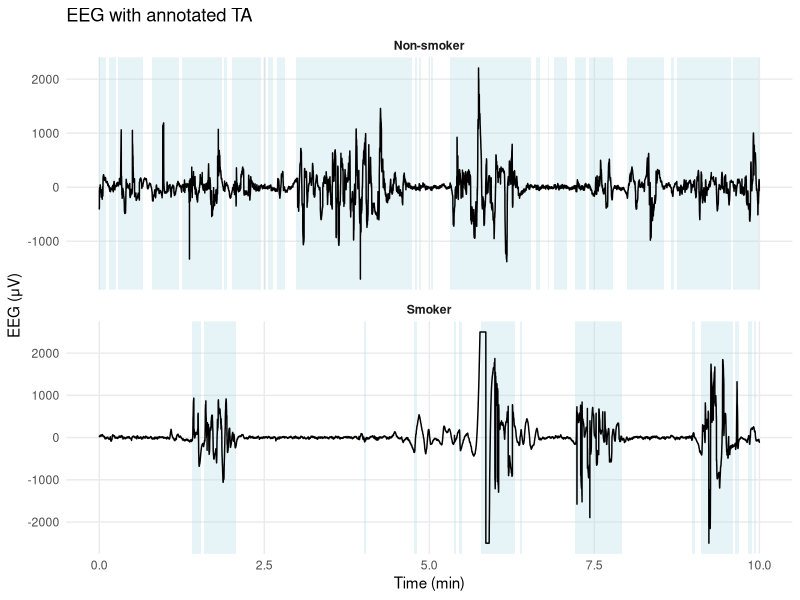
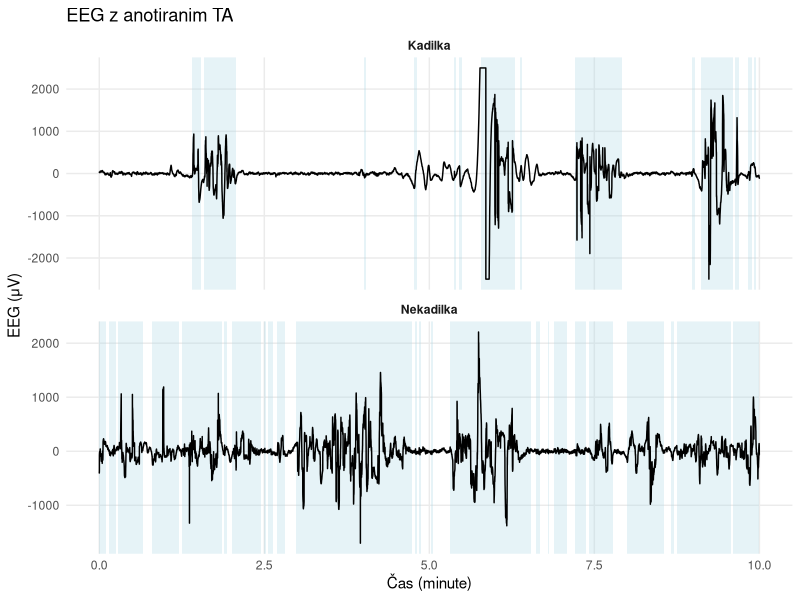
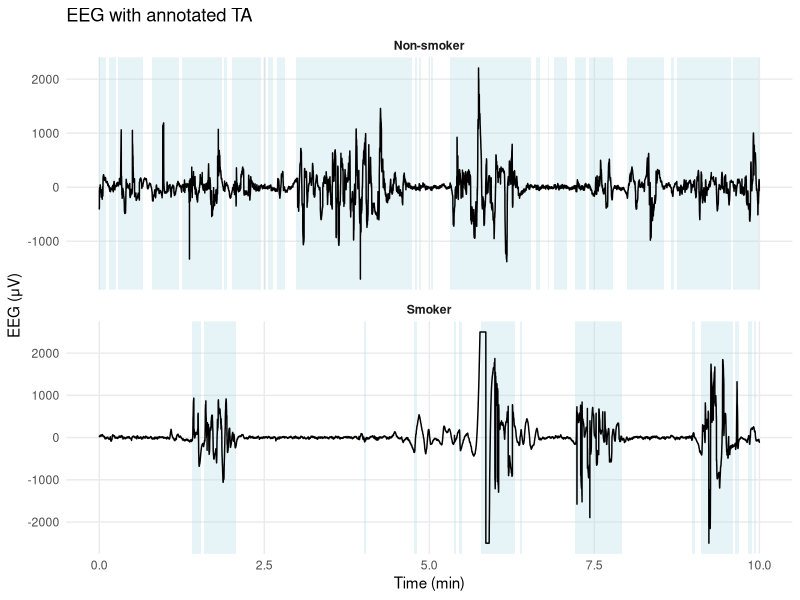
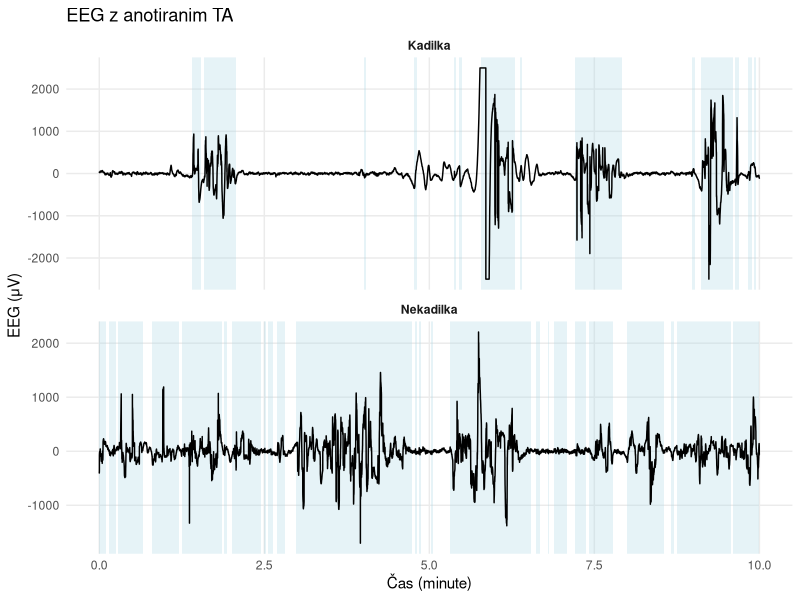

The R script that drew these images, in order:
# libraries and utils ----------------------------------------------------------
library(tidyverse)
library(ggplot2)

# load data --------------------------------------------------------------------
df <- read_csv("./data/annotations.csv")

# clamp EEG data between -2500 adn 2500
df <- df %>%
  mutate(eeg = pmin(pmax(eeg, -2500), 2500))

# prepare data for plotting ----------------------------------------------------
# Calculate time column (assuming 64Hz sampling rate)
df_plot <- df %>%
  group_by(id) %>%
  mutate(
    time_seconds = (row_number() - 1) / 64,
    time_minutes = time_seconds / 60
  ) %>%
  filter(time_minutes >= 5 & time_minutes <= 15) %>%
  mutate(time_minutes = time_minutes - min(time_minutes)) %>%
  mutate(time_seconds = time_seconds - min(time_seconds)) %>%
  ungroup()

df_plot$group <- ifelse(startsWith(df_plot$id, "S"), "Smoker", "Non-smoker")

# Create annotation areas for background coloring
annotation_areas <- df_plot %>%
  group_by(group) %>%
  mutate(
    # Create groups for continuous annotation periods
    annotation_group = cumsum(annotation != lag(annotation, default = 0))
  ) %>%
  filter(annotation == 1) %>%
  group_by(group, annotation_group) %>%
  summarise(
    xmin = min(time_minutes),
    xmax = max(time_minutes),
    .groups = "drop"
  )

# create plot ------------------------------------------------------------------
# en
ggplot(df_plot, aes(x = time_minutes, y = eeg)) +
  # Add background rectangles for annotation areas
  geom_rect(
    data = annotation_areas,
    aes(xmin = xmin, xmax = xmax, ymin = -Inf, ymax = Inf),
    fill = "lightblue", alpha = 0.3, inherit.aes = FALSE
  ) +
  # Add EEG signal line
  geom_line(color = "black", size = 0.5) +
  # Facet by ID
  facet_wrap(~group, scales = "free_y", ncol = 1) +
  # Labels and theme
  labs(
    x = "Time (min)",
    y = "EEG (μV)",
    title = "EEG with annotated TA"
  ) +
  theme_minimal() +
  theme(
    strip.text = element_text(face = "bold"),
    panel.grid.minor = element_blank()
  )

ggsave(
  paste0("./figs/annotations.png"),
  width = 1080,
  height = 540,
  dpi = 100,
  units = "px",
  bg = "white"
)

# si
# translate group in df_plot and annotation_areas to Kadilka Nekadilka
df_plot$group <- ifelse(df_plot$group == "Smoker", "Kadilka", "Nekadilka")
annotation_areas$group <- ifelse(annotation_areas$group == "Smoker", "Kadilka", "Nekadilka")

ggplot(df_plot, aes(x = time_minutes, y = eeg)) +
  # Add background rectangles for annotation areas
  geom_rect(
    data = annotation_areas,
    aes(xmin = xmin, xmax = xmax, ymin = -Inf, ymax = Inf),
    fill = "lightblue", alpha = 0.3, inherit.aes = FALSE
  ) +
  # Add EEG signal line
  geom_line(color = "black", size = 0.5) +
  # Facet by ID
  facet_wrap(~group, scales = "free_y", ncol = 1) +
  # Labels and theme
  labs(
    x = "Čas (minute)",
    y = "EEG (μV)",
    title = "EEG z anotiranim TA"
  ) +
  theme_minimal() +
  theme(
    strip.text = element_text(face = "bold"),
    panel.grid.minor = element_blank()
  )

ggsave(
  paste0("./figs/annotations_si.png"),
  width = 1080,
  height = 540,
  dpi = 100,
  units = "px",
  bg = "white"
)
